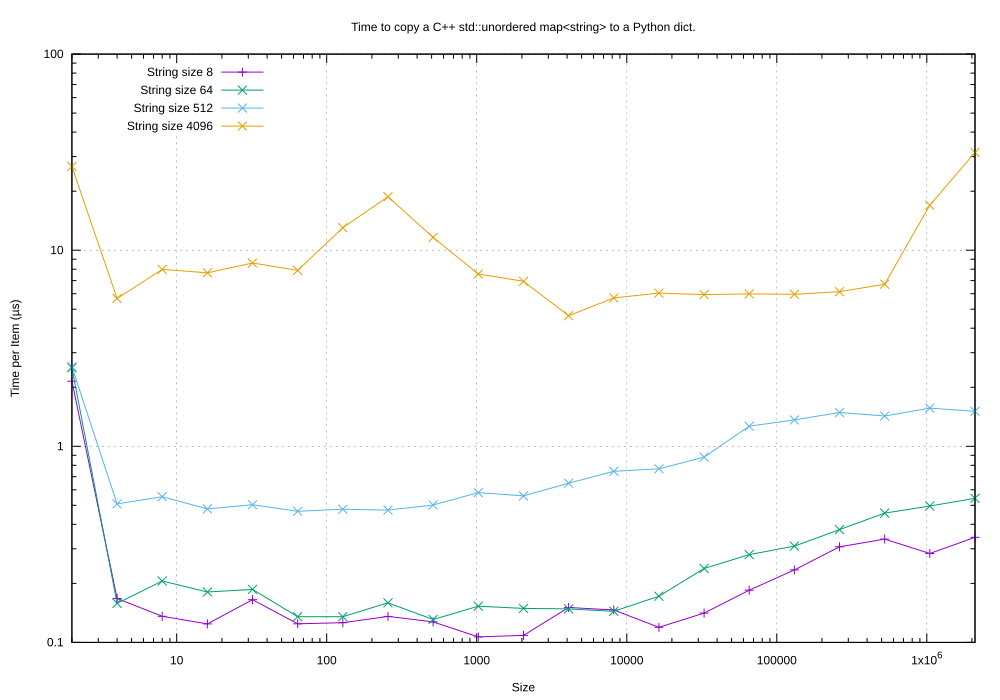

Write the gnuplot code that produced this figure.
set logscale x
set grid
set title "Time to copy a C++ std::unordered map<string> to a Python dict."
set xlabel "Size"

set logscale y
set ylabel "Time per Item (µs)"
# set yrange [8:35]
# set ytics 8,35,3

# set logscale y2
# set y2label "Bytes"
# set y2range [1:1e9]
# set y2tics

set pointsize 1
set datafile separator whitespace
# Curve fit
#cost(x) = a + (b / (x/1024))
#fit cost(x) "perf_size_of.dat" using 1:2 via a,b

set key left

set terminal svg size 1400,700           # choose the file format
set output "test_dict_string.svg"   # choose the output device

#plot "test_dict_string.dat" using 1:(1e6 * $2 / $1) t "String size 8" with linespoints axes x1y1 pt 1 lw 1, \
    "test_dict_string.dat" using 1:(1e6 * $3 / $1) t "String size 16" with linespoints axes x1y1 pt 2 lw 1, \
    "test_dict_string.dat" using 1:(1e6 * $4 / $1) t "String size 32" with linespoints axes x1y1 pt 2 lw 1, \
    "test_dict_string.dat" using 1:(1e6 * $5 / $1) t "String size 64" with linespoints axes x1y1 pt 2 lw 1, \
    "test_dict_string.dat" using 1:(1e6 * $6 / $1) t "String size 128" with linespoints axes x1y1 pt 2 lw 1, \
    "test_dict_string.dat" using 1:(1e6 * $7 / $1) t "String size 256" with linespoints axes x1y1 pt 2 lw 1, \
    "test_dict_string.dat" using 1:(1e6 * $8 / $1) t "String size 512" with linespoints axes x1y1 pt 2 lw 1, \
    "test_dict_string.dat" using 1:(1e6 * $9 / $1) t "String size 1024" with linespoints axes x1y1 pt 2 lw 1, \
    "test_dict_string.dat" using 1:(1e6 * $10 / $1) t "String size 2048" with linespoints axes x1y1 pt 2 lw 1, \
    "test_dict_string.dat" using 1:(1e6 * $11 / $1) t "String size 4096" with linespoints axes x1y1 pt 2 lw 1

plot "test_dict_string.dat" using 1:(1e6 * $2 / $1) t "String size 8" with linespoints axes x1y1 pt 1 lw 1, \
    "test_dict_string.dat" using 1:(1e6 * $5 / $1) t "String size 64" with linespoints axes x1y1 pt 2 lw 1, \
    "test_dict_string.dat" using 1:(1e6 * $8 / $1) t "String size 512" with linespoints axes x1y1 pt 2 lw 1, \
    "test_dict_string.dat" using 1:(1e6 * $11 / $1) t "String size 4096" with linespoints axes x1y1 pt 2 lw 1

set terminal png size 1400,700           # choose the file format
set output "test_dict_string.svg.png"   # choose the output device

#plot "test_dict_string.dat" using 1:(1e6 * $2 / $1) t "String size 8" with linespoints axes x1y1 pt 1 lw 1, \
    "test_dict_string.dat" using 1:(1e6 * $3 / $1) t "String size 16" with linespoints axes x1y1 pt 2 lw 1, \
    "test_dict_string.dat" using 1:(1e6 * $4 / $1) t "String size 32" with linespoints axes x1y1 pt 2 lw 1, \
    "test_dict_string.dat" using 1:(1e6 * $5 / $1) t "String size 64" with linespoints axes x1y1 pt 2 lw 1, \
    "test_dict_string.dat" using 1:(1e6 * $6 / $1) t "String size 128" with linespoints axes x1y1 pt 2 lw 1, \
    "test_dict_string.dat" using 1:(1e6 * $7 / $1) t "String size 256" with linespoints axes x1y1 pt 2 lw 1, \
    "test_dict_string.dat" using 1:(1e6 * $8 / $1) t "String size 512" with linespoints axes x1y1 pt 2 lw 1, \
    "test_dict_string.dat" using 1:(1e6 * $9 / $1) t "String size 1024" with linespoints axes x1y1 pt 2 lw 1, \
    "test_dict_string.dat" using 1:(1e6 * $10 / $1) t "String size 2048" with linespoints axes x1y1 pt 2 lw 1, \
    "test_dict_string.dat" using 1:(1e6 * $11 / $1) t "String size 4096" with linespoints axes x1y1 pt 2 lw 1

plot "test_dict_string.dat" using 1:(1e6 * $2 / $1) t "String size 8" with linespoints axes x1y1 pt 1 lw 1, \
    "test_dict_string.dat" using 1:(1e6 * $5 / $1) t "String size 64" with linespoints axes x1y1 pt 2 lw 1, \
    "test_dict_string.dat" using 1:(1e6 * $8 / $1) t "String size 512" with linespoints axes x1y1 pt 2 lw 1, \
    "test_dict_string.dat" using 1:(1e6 * $11 / $1) t "String size 4096" with linespoints axes x1y1 pt 2 lw 1

reset
